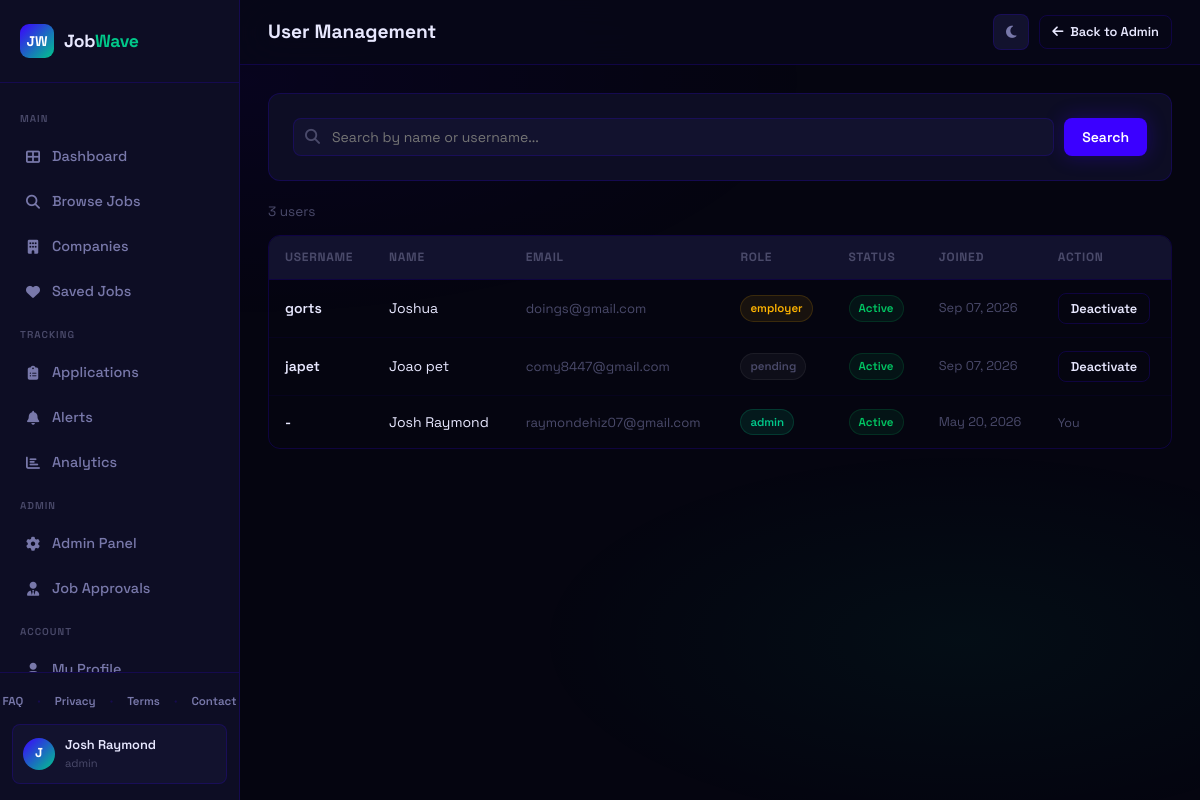
Before: /admin/users (signed in) with the older database file.
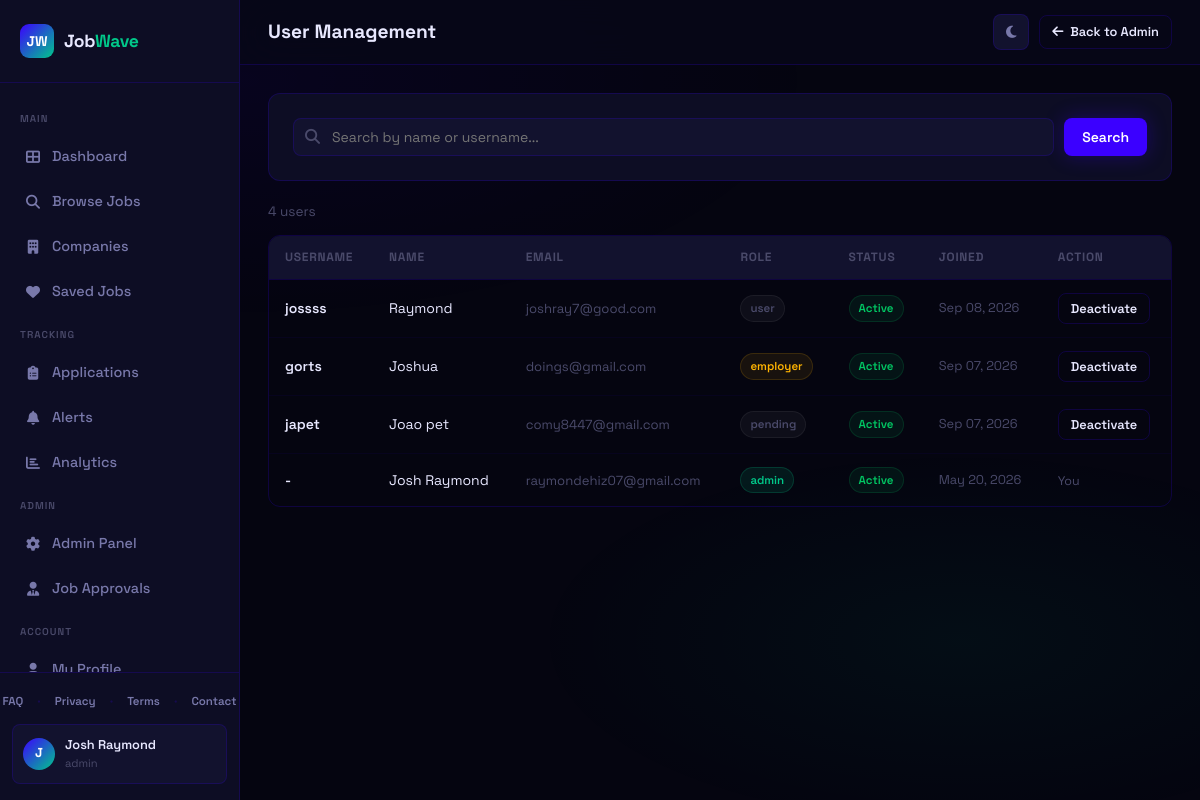
After: the same page with the newer database file.
### app.py (models this page shows, shortened)
class User(db.Model):
    id = db.Column(db.Integer, primary_key=True)
    name = db.Column(db.String(120), nullable=False)
    email = db.Column(db.String(120), unique=True, nullable=False)
    password_hash = db.Column(db.String(256), nullable=False)
    role = db.Column(db.String(20), default='user')
    created_at = db.Column(db.DateTime, default=datetime.utcnow)
    is_active = db.Column(db.Boolean, default=True)
    saved_jobs = db.relationship('SavedJob', backref='user', lazy=True, cascade='all, delete-orphan')
    applications = db.relationship('Application', backref='user', lazy=True, cascade='all, delete-orphan')
    alerts = db.relationship('Alert', backref='user', lazy=True, cascade='all, delete-orphan')
    profile = db.relationship('UserProfile', backref='user', uselist=False, cascade='all, delete-orphan')
    username = db.Column(db.String(50), unique=True, nullable=True)
    is_verified = db.Column(db.Boolean, default=False)
    @property
    def is_authenticated(self): return True

### app.py (the view)
@app.route('/admin/users')
@login_required
@admin_required
def all_users():
    q = request.args.get('q', '').strip()
    query = User.query
    if q:
        search = f'%{q}%'
        query = query.filter(
            db.or_(User.username.ilike(search), User.name.ilike(search))
        )
    users = query.order_by(User.created_at.desc()).all()
    return render_template('all_users.html', users=users, q=q)

### app.py (called while the page is built)
@login_manager.user_loader
def load_user(user_id):
    return User.query.get(int(user_id))

def admin_required(f):
    @wraps(f)
    def decorated(*args, **kwargs):
        if not current_user.is_authenticated or current_user.role != 'admin':
            flash('Admin access required.', 'error')
            return redirect(url_for('dashboard'))
        return f(*args, **kwargs)
    return decorated

@app.before_request
def enforce_onboarding():
    if not current_user.is_authenticated:
        return
    if request.endpoint in PUBLIC_ENDPOINTS or request.endpoint is None:
        return
    if request.endpoint.startswith('static'):
        return
    if current_user.role not in ('user', 'employer', 'admin'):
        return redirect(url_for('choose_account_type'))

### templates/all_users.html (shortened to what this page needs)
{% extends 'base.html' %}
{% block page_title %}User Management{% endblock %}
{% block topbar_actions %}
<a href="{{ url_for('admin') }}" class="btn btn-outline btn-sm"><i class="fa-solid fa-arrow-left"></i> Back to Admin</a>
{% endblock %}
{% block content %}
<div class="card" style="margin-bottom:20px;">
  <form method="GET" action="{{ url_for('all_users') }}" style="display:flex;gap:10px;">
    <div class="search-bar" style="flex:1;">
      <span class="search-icon"><i class="fa-solid fa-magnifying-glass"></i></span>
      <input type="text" name="q" value="{{ q }}" placeholder="Search by name or username...">
    </div>
    <button type="submit" class="btn btn-primary">Search</button>
  </form>
</div>
<div style="margin-bottom:12px;font-size:0.85rem;color:var(--text-muted);">{{ users|length }} user{{ 's' if users|length != 1 }}{% if q %} matching "{{ q }}"{% endif %}</div>
{% if users %}
<div class="table-wrap">
  <table>
    <thead>
      <tr>
        <th>Username</th>
        <th>Name</th>
        <th class="hide-mobile">Email</th>
        <th>Role</th>
        <th>Status</th>
        <th class="hide-mobile">Joined</th>
        <th>Action</th>
      </tr>
    </thead>
    <tbody>
      {% for user in users %}
      <tr>
        <td style="font-weight:600;">{{ user.username or '-' }}</td>
        <td>{{ user.name }}</td>
        <td class="hide-mobile" style="color:var(--text-muted);font-size:0.82rem;">{{ user.email }}</td>
        <td><span class="badge {% if user.role == 'admin' %}badge-mint{% elif user.role == 'employer' %}badge-amber{% else %}badge-gray{% endif %}">{{ user.role }}</span></td>
        <td>
          <span class="badge {% if user.is_active %}badge-green{% else %}badge-red{% endif %}">
            {{ 'Active' if user.is_active else 'Inactive' }}
          </span>
        </td>
        <td class="hide-mobile" style="color:var(--text-muted);font-size:0.8rem;">{{ user.created_at.strftime('%b %d, %Y') }}</td>
        <td>
          {% if user.id != current_user.id %}
          <button class="btn btn-outline btn-sm toggle-user-btn" data-user-id="{{ user.id }}">
            {{ 'Deactivate' if user.is_active else 'Activate' }}
          </button>
          {% else %}
          <span style="font-size:0.78rem;color:var(--text-muted);">You</span>
          {% endif %}
        </td>
      </tr>
      {% endfor %}
    </tbody>
  </table>
</div>
{% else %}
<div class="empty-state">
  <div class="empty-icon"><i class="fa-solid fa-users" style="font-size:48px;opacity:0.3;"></i></div>
  <h3>No users found</h3>
  {% if q %}<p>No username matching "{{ q }}".</p>{% endif %}
</div>
{% endif %}
{% endblock %}

### templates/base.html (shortened to what this page needs)
<!DOCTYPE html>
<html lang="en">
<head>
  <link rel="stylesheet" href="{{ url_for('static', filename='css/style.css') }}">
  <link rel="stylesheet" href="https://cdnjs.cloudflare.com/ajax/libs/font-awesome/6.5.0/css/all.min.css">
</head>
<body>
{% if current_user.is_authenticated %}
<div class="wrapper">
  <aside class="sidebar">
    <div class="sidebar-logo">
      <div class="logo-mark">JW</div>
      <div class="logo-text">Job<span>Wave</span></div>
    </div>
    <nav class="sidebar-nav">
      <span class="nav-section-label">Main</span>
      <a href="{{ url_for('dashboard') }}" class="nav-link {% if request.endpoint == 'dashboard' %}active{% endif %}">
        <span class="nav-icon"><i class="fa-solid fa-table-cells-large"></i></span> Dashboard
      </a>
      <a href="{{ url_for('jobs') }}" class="nav-link {% if request.endpoint in ['jobs','job_detail'] %}active{% endif %}">
        <span class="nav-icon"><i class="fa-solid fa-magnifying-glass"></i></span> Browse Jobs
      </a>
      <a href="{{ url_for('companies') }}" class="nav-link {% if request.endpoint in ['companies','company_page'] %}active{% endif %}">
        <span class="nav-icon"><i class="fa-solid fa-building"></i></span> Companies
      </a>
      <a href="{{ url_for('saved_jobs') }}" class="nav-link {% if request.endpoint == 'saved_jobs' %}active{% endif %}">
        <span class="nav-icon"><i class="fa-solid fa-heart"></i></span> Saved Jobs
      </a>
      <span class="nav-section-label">Tracking</span>
      <a href="{{ url_for('applications') }}" class="nav-link {% if request.endpoint == 'applications' %}active{% endif %}">
        <span class="nav-icon"><i class="fa-solid fa-clipboard-list"></i></span> Applications
      </a>
      <a href="{{ url_for('alerts') }}" class="nav-link {% if request.endpoint == 'alerts' %}active{% endif %}">
        <span class="nav-icon"><i class="fa-solid fa-bell"></i></span> Alerts
      </a>
      <a href="{{ url_for('analytics') }}" class="nav-link {% if request.endpoint == 'analytics' %}active{% endif %}">
        <span class="nav-icon"><i class="fa-solid fa-chart-bar"></i></span> Analytics
      </a>
      {% if current_user.role == 'admin' %}
      <span class="nav-section-label">Admin</span>
      <a href="{{ url_for('admin') }}" class="nav-link {% if request.endpoint == 'admin' %}active{% endif %}">
        <span class="nav-icon"><i class="fa-solid fa-gear"></i></span> Admin Panel
      </a>
      <a href="{{ url_for('employer_job_queue') }}" class="nav-link {% if request.endpoint == 'employer_job_queue' %}active{% endif %}">
        <span class="nav-icon"><i class="fa-solid fa-user-tie"></i></span> Job Approvals
      </a>
      {% endif %}
      <span class="nav-section-label">Account</span>
      <a href="{{ url_for('profile') }}" class="nav-link {% if request.endpoint == 'profile' %}active{% endif %}">
        <span class="nav-icon"><i class="fa-solid fa-user"></i></span> My Profile
      </a>
    </nav>
    <div class="sidebar-footer">
      <div style="padding:0 12px 10px;display:flex;gap:6px;align-items:center;justify-content:center;">
        <a href="{{ url_for('faq') }}" style="font-size:0.72rem;font-weight:600;color:var(--text-dim);padding:3px 8px;border-radius:4px;transition:var(--transition);">FAQ</a>
        <span style="color:var(--border);font-size:0.6rem;">•</span>
        <a href="{{ url_for('privacy') }}" style="font-size:0.72rem;font-weight:600;color:var(--text-dim);padding:3px 8px;border-radius:4px;transition:var(--transition);">Privacy</a>
        <span style="color:var(--border);font-size:0.6rem;">•</span>
        <a href="{{ url_for('terms') }}" style="font-size:0.72rem;font-weight:600;color:var(--text-dim);padding:3px 8px;border-radius:4px;transition:var(--transition);">Terms</a>
        <span style="color:var(--border);font-size:0.6rem;">•</span>
        <a href="{{ url_for('contact') }}" style="font-size:0.72rem;font-weight:600;color:var(--text-dim);padding:3px 8px;border-radius:4px;transition:var(--transition);">Contact</a>
      </div>
      <div class="user-card">
        <div class="user-avatar">{{ current_user.name[0].upper() }}</div>
        <div class="user-info">
          <div class="user-name">{{ current_user.name }}</div>
          <div class="user-role">{{ current_user.role }}</div>
        </div>
      </div>
    </div>
  </aside>
  <main class="main">
    <div class="topbar">
      <div style="display:flex;align-items:center;gap:12px;">
        <div class="topbar-title">
          <h1>{% block page_title %}Dashboard{% endblock %}</h1>
        </div>
      </div>
      <div class="topbar-actions">
        <button class="theme-toggle" id="theme-toggle" title="Toggle light/dark mode">
          <i class="fa-solid fa-moon" id="theme-icon"></i>
        </button>
        {% block topbar_actions %}{% endblock %}
      </div>
    </div>
    <div class="page-content">
      {% block content %}{% endblock %}
    </div>
  </main>
</div>
{% else %}
  {% block public_content %}{% endblock %}
{% endif %}
</body>
</html>

Changed rows visible on the page:
added User: username "jossss", name "Raymond", email "joshray7@good.com", role "user", is_active "Active", created_at "Sep 08, 2026", is_active "Deactivate"
Other visible differences:
{{ users|length }}: "3" → "4"
